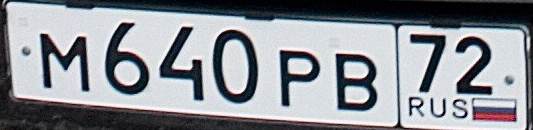
#> input picture изображение--текст номера/outp/number_plate.jpg, 533 x 130 px, found by its file name
$ jupyter execute --allow-errors newSplitter.ipynb
#> lines starting #> are read from the running program, lines starting #| are printed output that depends on the picture; after the words box and inside, x2 and y2 are one past the last pixel; in counts of white or black regions, pixels touching at a corner belong together
[cell 1]
import cv2

[cell 2]
import numpy as np
import matplotlib.pyplot as plt

[cell 3]
import imutils
import math

[cell 4]
img = cv2.imread('outp/number_plate.jpg')
#> img is the input picture: shape (130, 533, 3); mean B, G, R 150.8, 144.8, 141.3
img = cv2.cvtColor(img, cv2.COLOR_BGR2GRAY)
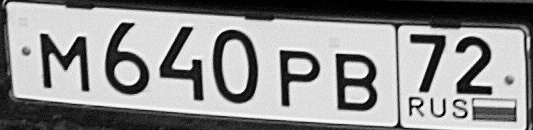
#> img: shape (130, 533); min 0, max 255, mean 144.4
ret3,img = cv2.threshold(img,100,255,cv2.THRESH_BINARY)
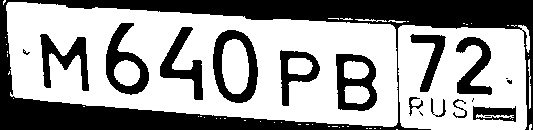
#> img: shape (130, 533); 61.3% white; 19 black regions (6 under 20 px), largest, box (x1, y1, x2, y2) and area: (0, 0, 533, 130) 17246, (213, 30, 258, 103) 1434, (106, 23, 149, 95) 1297

[cell 5]
img_edg  = cv2.Canny(img ,100,200)
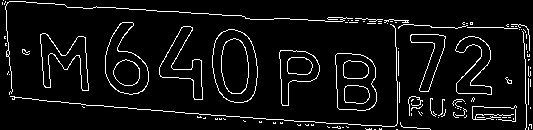
#> img_edg: shape (130, 533); 6.2% white in thin lines or dots

[cell 6]
img = cv2.cvtColor(img, cv2.COLOR_GRAY2BGR)
#> img: shape (130, 533, 3); 61.3% white; 19 black regions (6 under 20 px)

[cell 7]
(cnts) = cv2.findContours(img_edg.copy(), cv2.RETR_EXTERNAL, cv2.CHAIN_APPROX_SIMPLE)
#> cnts = 110 contours, 102 with area under 20; largest, box (x1, y1, x2, y2) and area: (212, 29, 258, 103) 2666, (335, 53, 377, 111) 2057, (105, 22, 149, 95) 1845, (279, 50, 320, 106) 1252, (40, 33, 89, 91) 1136, (159, 26, 203, 100) 1118, (455, 36, 492, 95) 1012, (410, 34, 446, 92) 738
cnts = imutils.grab_contours(cnts)
# imutils.grab_contours
cnts = sorted(cnts, key = cv2.contourArea, reverse = True)[:20]
#> cnts = 20 contours, 12 with area under 20; largest, box (x1, y1, x2, y2) and area: (212, 29, 258, 103) 2666, (335, 53, 377, 111) 2057, (105, 22, 149, 95) 1845, (279, 50, 320, 106) 1252, (40, 33, 89, 91) 1136, (159, 26, 203, 100) 1118, (455, 36, 492, 95) 1012, (410, 34, 446, 92) 738

[cell 8]
iterat = 0

for cnt in cnts:
    x,y,w,h = cv2.boundingRect(cnt)
#     cv2.rectangle(img,(x,y),(x+w,y+h),(0,255,0),2)
    crop_img = img[y:y+h,x:x+w]
#     print(len(crop_img),len(crop_img[0]),w,h)
    buf = cv2.resize(crop_img , (30,50))
    cv2.imwrite('outp_num/'+str(int(iterat/2))+'.jpg',buf)
    iterat += 1
#> this loop made 20 passes
#> (x, y, w, h) on passes 1 to 12: (212, 29, 46, 74), (335, 53, 42, 58), (105, 22, 44, 73), (279, 50, 41, 56), (40, 33, 49, 58), (159, 26, 44, 74), (455, 36, 37, 59), (410, 34, 36, 58), (5, 1, 348, 94), (505, 77, 7, 7), (384, 19, 25, 4), (10, 24, 388, 103)
#> (cnt, x, y, w, h) on pass 15: ([[470, 22], [470, 24], [472, 24], [472, 22]], 470, 22, 3, 3)
#> pass 1, `crop_img = img[y:y+h,x:x+w]`:
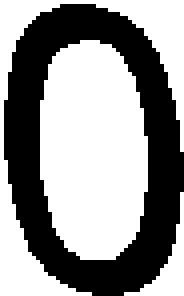
#> crop_img: shape (74, 46, 3) (shown 4 times larger); 57.9% white; 1 black region, box (x1, y1, x2, y2) and area: (1, 1, 46, 74) 1434
#> pass 1, `buf = cv2.resize(crop_img , (30,50))`:
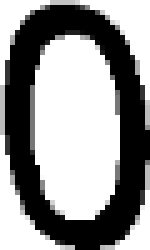
#> buf: shape (50, 30, 3) (shown 5 times larger); min 0, max 255, mean 147.8
#> pass 2, `crop_img = img[y:y+h,x:x+w]`:
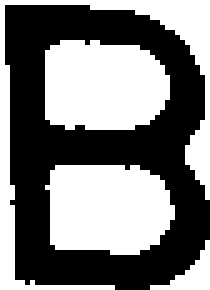
#> crop_img: shape (58, 42, 3) (shown 5 times larger); 48.4% white; 4 white regions, box (x1, y1, x2, y2) and area: (9, 33, 35, 51) 392, (9, 8, 34, 26) 389, (0, 0, 42, 58) 352, (30, 48, 42, 58) 45
#> pass 2, `buf = cv2.resize(crop_img , (30,50))`:
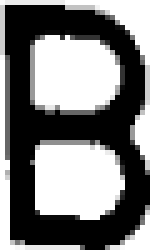
#> buf: shape (50, 30, 3) (shown 5 times larger); min 0, max 255, mean 123.6
#> after the loop, iterat = 20
